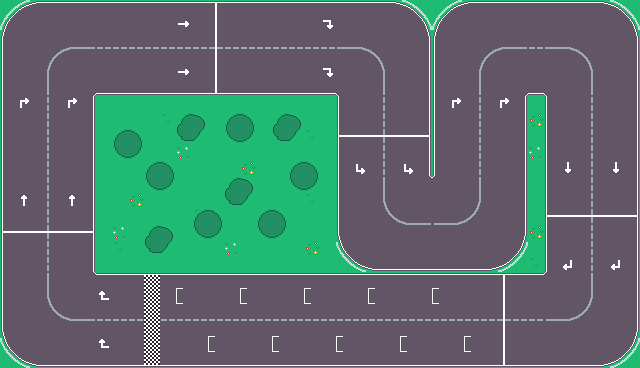

The image is a tile-based game level rendered from a .tmx file. Its description and source (layers, tilesets, objects; grid data summarised) follow:
An orthogonal 40x23 tile map with 16x16 px tiles, 2 tile layers (Capa de patrones 1, Extras) and 8 objects.

<map version="1.10" tiledversion="1.11.0" orientation="orthogonal" renderorder="right-down" width="40" height="23" tilewidth="16" tileheight="16" infinite="0" nextlayerid="5" nextobjectid="58">
 <properties>
  <property name="Draw" type="bool" value="true" />
 </properties>
 <tileset firstgid="1" name="TilesetV2" tilewidth="16" tileheight="16" tilecount="475" columns="19">
  <image source="TilesetV2.png" width="304" height="400" />
 </tileset>
 <layer id="1" name="Capa de patrones 1" width="40" height="23">
  <properties>
   <property name="Draw" type="bool" value="true" />
  </properties>
  <data>[920 cells, 920 non-empty, 156 distinct tile ids]</data>
 </layer>
 <layer id="4" name="Extras" width="40" height="23">
  <properties>
   <property name="Draw" type="bool" value="true" />
  </properties>
  <data>[920 cells, 104 non-empty, 26 distinct tile ids]</data>
 </layer>
 <objectgroup id="2" name="Collisions">
  <object id="38" x="12" y="14">
   <polygon points="0,0 16,-12 28,-13 383,-13 388.091,-11.5455 406.091,-0.272727 418.594,18 419.031,161.969 420.938,162.031 420.813,18.125 433.727,1.18182 452,-14 472,-14 591,-13 607,-7 621,7 625,27 626,316 621,331 611,342 597,349 586,350 28,351 9,345 -7,329 -11,315 -10,20 -7,12 -133.214,8.00585 -148.202,436.668 741.255,484.778 747.237,-113.65 -132.185,-113.842 -134.537,6.68319 -7,11.875" />
  </object>
  <object id="56" x="544" y="272">
   <polygon points="0,0 0,-176 -16,-176 -16,-32 -30,-13.6364 -48,0 -176,0 -194.182,-13.6364 -208,-32 -208,-176 -448,-176 -448,0" />
  </object>
 </objectgroup>
 <objectgroup id="3" name="Sensors">
  <properties>
   <property name="Sensors" type="bool" value="true" />
  </properties>
  <object id="49" x="208" y="0" width="16" height="96" />
  <object id="50" x="336" y="128" width="96" height="16" />
  <object id="51" x="544" y="208" width="96" height="16" />
  <object id="52" x="496" y="272" width="16" height="96" />
  <object id="53" x="0" y="224" width="96" height="16" />
  <object id="54" x="144" y="272" width="16" height="96">
   <properties>
    <property name="finishLine" type="bool" value="true" />
   </properties>
  </object>
 </objectgroup>
</map>